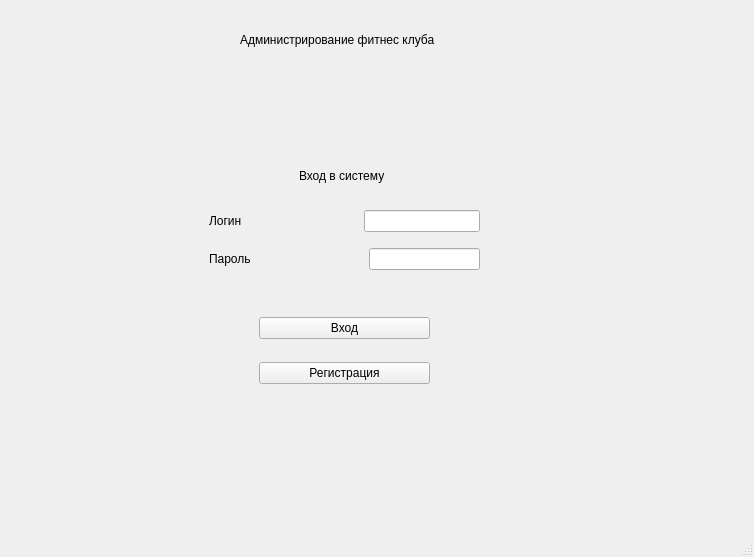
<?xml version="1.0" encoding="UTF-8"?>
<ui version="4.0">
 <class>LoginWindow</class>
 <widget class="QMainWindow" name="LoginWindow">
  <property name="geometry">
   <rect>
    <x>0</x>
    <y>0</y>
    <width>754</width>
    <height>557</height>
   </rect>
  </property>
  <property name="windowTitle">
   <string>MainWindow</string>
  </property>
  <widget class="QWidget" name="centralwidget">
   <widget class="QStackedWidget" name="stackedWidget">
    <property name="geometry">
     <rect>
      <x>69</x>
      <y>80</y>
      <width>601</width>
      <height>391</height>
     </rect>
    </property>
    <property name="currentIndex">
     <number>0</number>
    </property>
    <widget class="QWidget" name="login_page">
     <widget class="QWidget" name="widget" native="true">
      <property name="geometry">
       <rect>
        <x>-10</x>
        <y>20</y>
        <width>611</width>
        <height>381</height>
       </rect>
      </property>
      <widget class="QLabel" name="label">
       <property name="geometry">
        <rect>
         <x>240</x>
         <y>50</y>
         <width>111</width>
         <height>51</height>
        </rect>
       </property>
       <property name="text">
        <string>Вход в систему</string>
       </property>
      </widget>
      <widget class="QWidget" name="layoutWidget">
       <property name="geometry">
        <rect>
         <x>150</x>
         <y>100</y>
         <width>271</width>
         <height>81</height>
        </rect>
       </property>
       <layout class="QVBoxLayout" name="verticalLayout">
        <item>
         <layout class="QHBoxLayout" name="horizontalLayout">
          <item>
           <widget class="QLabel" name="nameLoginLabel">
            <property name="text">
             <string>Логин</string>
            </property>
           </widget>
          </item>
          <item>
           <spacer name="horizontalSpacer">
            <property name="orientation">
             <enum>Qt::Horizontal</enum>
            </property>
            <property name="sizeHint" stdset="0">
             <size>
              <width>38</width>
              <height>20</height>
             </size>
            </property>
           </spacer>
          </item>
          <item>
           <widget class="QLineEdit" name="loginLineEdit">
            <property name="text">
             <string/>
            </property>
           </widget>
          </item>
         </layout>
        </item>
        <item>
         <layout class="QHBoxLayout" name="horizontalLayout_2">
          <item>
           <widget class="QLabel" name="namePassLabel">
            <property name="text">
             <string>Пароль</string>
            </property>
           </widget>
          </item>
          <item>
           <spacer name="horizontalSpacer_2">
            <property name="orientation">
             <enum>Qt::Horizontal</enum>
            </property>
            <property name="sizeHint" stdset="0">
             <size>
              <width>40</width>
              <height>20</height>
             </size>
            </property>
           </spacer>
          </item>
          <item>
           <widget class="QLineEdit" name="passLineEdit">
            <property name="text">
             <string/>
            </property>
           </widget>
          </item>
         </layout>
        </item>
       </layout>
      </widget>
      <widget class="QWidget" name="layoutWidget_2">
       <property name="geometry">
        <rect>
         <x>200</x>
         <y>200</y>
         <width>171</width>
         <height>101</height>
        </rect>
       </property>
       <layout class="QVBoxLayout" name="verticalLayout_2">
        <item>
         <widget class="QPushButton" name="loginButton">
          <property name="text">
           <string>Вход</string>
          </property>
         </widget>
        </item>
        <item>
         <widget class="QPushButton" name="signupButton">
          <property name="text">
           <string>Регистрация</string>
          </property>
         </widget>
        </item>
       </layout>
      </widget>
     </widget>
    </widget>
    <widget class="QWidget" name="signup_page">
     <widget class="QWidget" name="signup_widget" native="true">
      <property name="geometry">
       <rect>
        <x>0</x>
        <y>50</y>
        <width>591</width>
        <height>321</height>
       </rect>
      </property>
      <widget class="QPushButton" name="regButton">
       <property name="geometry">
        <rect>
         <x>180</x>
         <y>230</y>
         <width>201</width>
         <height>51</height>
        </rect>
       </property>
       <property name="text">
        <string>Зарегистрироваться</string>
       </property>
      </widget>
      <widget class="QLabel" name="signupLabel">
       <property name="geometry">
        <rect>
         <x>230</x>
         <y>40</y>
         <width>121</width>
         <height>21</height>
        </rect>
       </property>
       <property name="text">
        <string>Регистрация</string>
       </property>
      </widget>
      <widget class="QWidget" name="layoutWidget_3">
       <property name="geometry">
        <rect>
         <x>170</x>
         <y>120</y>
         <width>236</width>
         <height>69</height>
        </rect>
       </property>
       <layout class="QVBoxLayout" name="verticalLayout_3">
        <item>
         <layout class="QHBoxLayout" name="horizontalLayout_3">
          <item>
           <widget class="QLabel" name="nameLoginLabel_2">
            <property name="text">
             <string>Логин</string>
            </property>
           </widget>
          </item>
          <item>
           <spacer name="horizontalSpacer_3">
            <property name="orientation">
             <enum>Qt::Horizontal</enum>
            </property>
            <property name="sizeHint" stdset="0">
             <size>
              <width>38</width>
              <height>20</height>
             </size>
            </property>
           </spacer>
          </item>
          <item>
           <widget class="QLineEdit" name="loginLineEdit_2">
            <property name="text">
             <string/>
            </property>
           </widget>
          </item>
         </layout>
        </item>
        <item>
         <layout class="QHBoxLayout" name="horizontalLayout_4">
          <item>
           <widget class="QLabel" name="namePassLabel_2">
            <property name="text">
             <string>Пароль</string>
            </property>
           </widget>
          </item>
          <item>
           <spacer name="horizontalSpacer_4">
            <property name="orientation">
             <enum>Qt::Horizontal</enum>
            </property>
            <property name="sizeHint" stdset="0">
             <size>
              <width>40</width>
              <height>20</height>
             </size>
            </property>
           </spacer>
          </item>
          <item>
           <widget class="QLineEdit" name="passLineEdit_2">
            <property name="text">
             <string/>
            </property>
           </widget>
          </item>
         </layout>
        </item>
       </layout>
      </widget>
     </widget>
     <widget class="QPushButton" name="back_login">
      <property name="geometry">
       <rect>
        <x>0</x>
        <y>0</y>
        <width>83</width>
        <height>29</height>
       </rect>
      </property>
      <property name="text">
       <string>Назад</string>
      </property>
     </widget>
    </widget>
   </widget>
   <widget class="QLabel" name="Header">
    <property name="geometry">
     <rect>
      <x>240</x>
      <y>30</y>
      <width>271</width>
      <height>20</height>
     </rect>
    </property>
    <property name="text">
     <string>Администрирование фитнес клуба</string>
    </property>
   </widget>
  </widget>
  <widget class="QMenuBar" name="menubar">
   <property name="geometry">
    <rect>
     <x>0</x>
     <y>0</y>
     <width>754</width>
     <height>25</height>
    </rect>
   </property>
  </widget>
  <widget class="QStatusBar" name="statusbar"/>
 </widget>
 <resources/>
 <connections/>
</ui>
